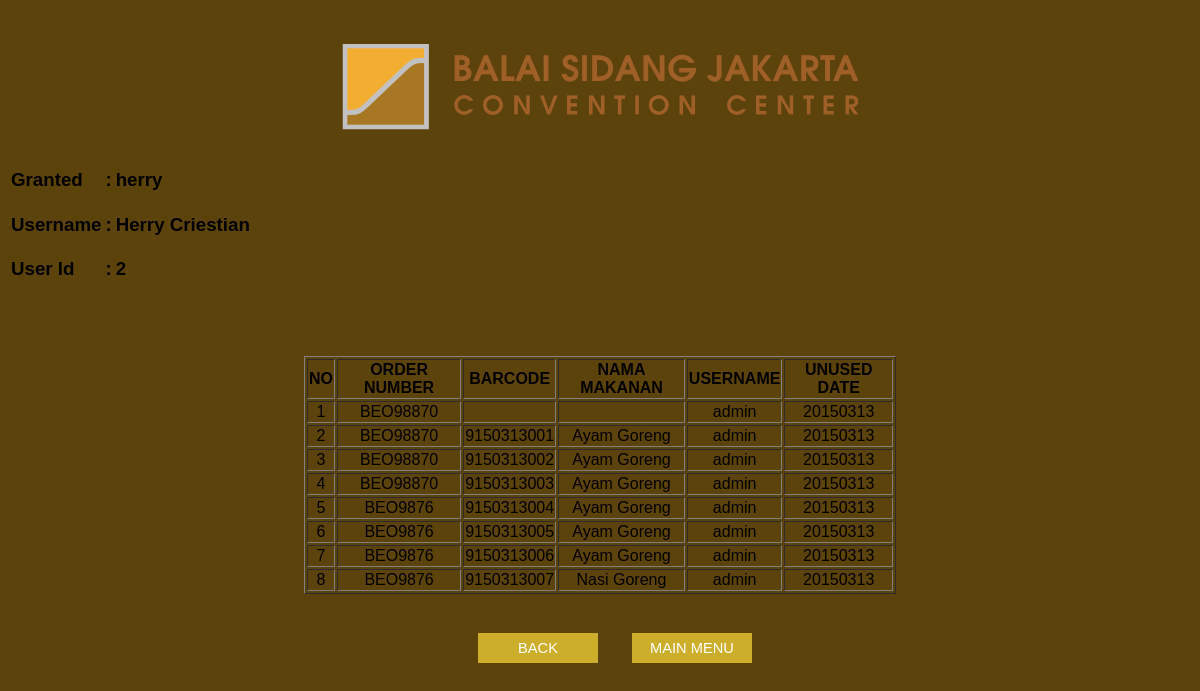
Page /controller/view.php?timedatestamp=20150313 (signed in) on the committed database.
### tables this page shows
CREATE TABLE IF NOT EXISTS `unusedmat` (
  `UMatRecId` int(10) NOT NULL AUTO_INCREMENT,
  `DocNo` varchar(20) NOT NULL,
  `Barcode` char(10) NOT NULL,
  `FoodNm` varchar(40) NOT NULL,
  `UnusedQty` int(10) DEFAULT NULL,
  `UnusedUsrId` varchar(8) NOT NULL,
  `UnusedUsrNm` varchar(40) NOT NULL,
  `UnusedDt` char(8) NOT NULL,
  PRIMARY KEY (`UMatRecId`)
);

### controller/view.php (the view, shortened to what this page needs)
<html>
<head>
    <link rel="stylesheet "href="../style.css">
</head>
<body>
 <br><br><center><img src="../logojcc.png" /></center>
            <div><br><br>
                        <table>
                            <tr>
                                <td><h3>Granted</h3></td> <td><h3>:</h3></td> <td><h3> <?php echo $_SESSION['username']; ?> </h3></td>
                            </tr>
                            <tr>
                                <td><h3>Username</h3></td> <td><h3>:</h3></td> <td><h3> <?php echo $_SESSION['fname']." ".$_SESSION['lname'];?> </h3></td>
                            </tr>
                            <tr>
                                <td><h3>User Id</h3></td> <td><h3>:</h3></td> <td><h3> <?php echo $_SESSION['user_id']; ?> </h3></td>
                            </tr>
                        </table>
    <center><br><br><br>
    <table border=1 width="50%" height="30%">
        <tr>
            <th>NO</th>
            <th>ORDER NUMBER</th>
            <th>BARCODE</th>
            <th>NAMA MAKANAN</th>
            <th>USERNAME</th>
            <th>UNUSED DATE</th>
        </tr>
        <?php
            $timedatestamp = $_REQUEST['timedatestamp'];
            $query=("SELECT * FROM unusedmat WHERE UnusedDt = '$timedatestamp' ");
            $data = mysql_query($query);
            $no=1;
            while ($row = mysql_fetch_row($data)) { ?>
        <tr>
            <td><center><?php echo $no;?></center></td>
            <td><center><?php echo $row[1];?></center></td>
            <td><center><?php echo $row[2];?></center></td>
            <td><center><?php echo $row[3];?></center></td>
            <td><center><?php echo $row[6];?></center></td>
            <td><center><?php echo $row[7];?></center></td>
        </tr>
        <?php $no++; } ?>
    </table> <br><br>
    <table>
   <tr>
    <td><font color="#ffffff"><a href="../simpanmakananjadi.php"><input id="tombol_konten" value="BACK" type="submit" ></a></font> <br> </td>
    <td><font color="#ffffff"><a href="../home.php"><input id="tombol_konten" value="MAIN MENU" type="submit" ></a></font> <br> </td>
   </tr>
</table>
</body>
</html>

### style.css (style rules this page uses)
body { background:#5C430C; font-family: sans-serif; }
#tombol_konten { width: 120px; height:30px; background: #CCAE2B; border:none; color:#fff; font-size: 11pt; outline:none; margin-left: 30px; }

### rows in the picture
unusedmat: DocNo "BEO98870", UnusedUsrNm "admin", UnusedDt "20150313"
unusedmat: DocNo "BEO98870", Barcode "9150313001", FoodNm "Ayam Goreng", UnusedUsrNm "admin", UnusedDt "20150313"
unusedmat: DocNo "BEO98870", Barcode "9150313002", FoodNm "Ayam Goreng", UnusedUsrNm "admin", UnusedDt "20150313"
unusedmat: DocNo "BEO98870", Barcode "9150313003", FoodNm "Ayam Goreng", UnusedUsrNm "admin", UnusedDt "20150313"
unusedmat: DocNo "BEO9876", Barcode "9150313004", FoodNm "Ayam Goreng", UnusedUsrNm "admin", UnusedDt "20150313"
unusedmat: DocNo "BEO9876", Barcode "9150313005", FoodNm "Ayam Goreng", UnusedUsrNm "admin", UnusedDt "20150313"
unusedmat: DocNo "BEO9876", Barcode "9150313006", FoodNm "Ayam Goreng", UnusedUsrNm "admin", UnusedDt "20150313"
unusedmat: DocNo "BEO9876", Barcode "9150313007", FoodNm "Nasi Goreng", UnusedUsrNm "admin", UnusedDt "20150313"

### other values in the picture
$_SESSION['username'] "herry"
$_SESSION['fname'] "Herry"
$_SESSION['lname'] "Criestian"
$_SESSION['user_id'] "2"
